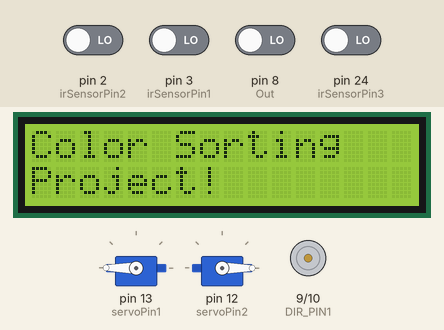
A sketch run on a simulated Arduino Mega 2560, built with avr-gcc and run on an emulated ATmega2560. Shown: 2 × servo, 16×2 character LCD, motor-driver pin pairs drawn as motors (green arrow = first pin HIGH = forward, orange = second pin HIGH = backward, longer = more drive, scaled by the enable pin). The test bench sets the inputs (shaded band); at power-on: pin 2 (irSensorPin2), pin 3 (irSensorPin1), pin 8 (Out), pin 24 (irSensorPin3) LOW. What the sketch prints to the serial monitor is not drawn.

Above: at 0.1 s.
5.3 s: pin 24 (irSensorPin3) driven HIGH
9.3 s: pin 2 (irSensorPin2) driven HIGH and pin 24 (irSensorPin3) driven LOW
At 18.1 s:
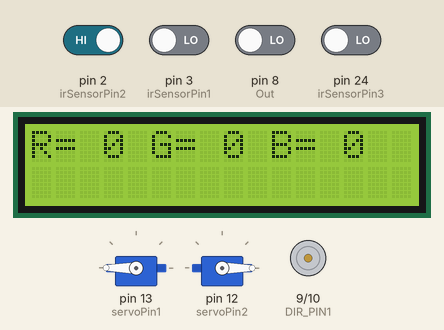
At 19.2 s:
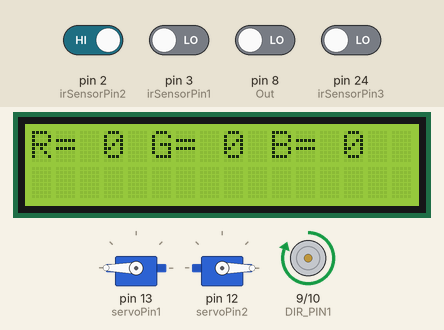
Timing chart, 0 to 30.9 s (numbered marks = the images above; inputs shaded):
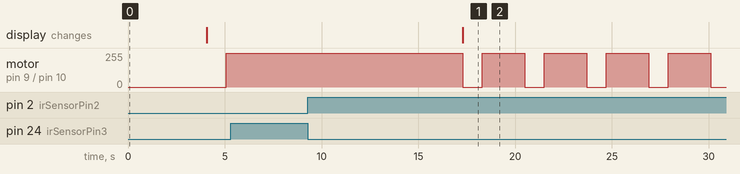

The sketch:

ccproject.ino
```cpp
#include <Servo.h>
#include <LiquidCrystal.h>

const int PWM_PIN = 11; // PWM pin
const int DIR_PIN1 = 9;  // Direction pin
const int DIR_PIN2 = 10;  // Direction pin

//Servo motors
Servo myServo1;
Servo myServo2;
//ServoPin
const int servoPin1 = 13;
const int servoPin2 = 12;

//IR Sensor
const int irSensorPin1 = 3; // Pin connected to the IR sensor
const int irSensorPin2 = 2;
const int irSensorPin3 = 24;  //digital


//Color sensor
const int S0 = 4;
const int S1 = 5;
const int S2 = 6;
const int S3 = 7;
const int Out = 8;
// Speed value (0-255 for PWM)
int motorSpeed = 255;

//LCD display pins
LiquidCrystal lcd(49, 47, 45, 43, 41, 39);
int r = 0;
int g = 0;
int b = 0;

void setup() {
  //Motor
    pinMode(PWM_PIN, OUTPUT);
    pinMode(DIR_PIN1, OUTPUT);
    pinMode(DIR_PIN2, OUTPUT);

  //Color sensor
  pinMode(S0,OUTPUT);
  pinMode(S1,OUTPUT);
  pinMode(S2, OUTPUT);
  pinMode(S3, OUTPUT);
  pinMode(Out, INPUT);
  digitalWrite(S0, HIGH);
  digitalWrite(S1, LOW);

  //servo motor
  myServo1.attach(servoPin1);  // Attach the servo to the designated pin
  myServo2.attach(servoPin2);
  myServo1.write(270); // Start with the servo at 0 degrees
  myServo2.write(0);


  //LCD 16x2 display
  lcd.begin(16, 2);
  lcd.print("Color Sorting");
  lcd.setCursor(0,1);
  lcd.print("Project!");
  delay(4000);
  lcd.clear();

  Serial.begin(9600); // Initialize serial communication for debugging


}


void loop() {

 int red = 0;
 int green = 0;
 int blue = 0;

 // Thresholds for color detection
const int redThreshold = 200;  // Adjust based on calibration
const int greenThreshold = 200;
const int blueThreshold = 200;
 //IR Sensor States

  int irSensorState1 = digitalRead(irSensorPin1); // Read the state of the IR sensor
  int irSensorState2 = digitalRead(irSensorPin2);
  int irSensorState3 = digitalRead(irSensorPin3); //digital


 if(irSensorState3 == HIGH){

   stopMotor();//Motor stop

   while (digitalRead(irSensorPin3) == HIGH);
 delay(2000);

  int rawRed = readColor(LOW, LOW);    // Raw Red
  int rawGreen = readColor(HIGH, HIGH); // Raw Green
  int rawBlue = readColor(LOW, HIGH);  // Raw Blue

   //Color sensor read
 //Setting Red filtered photodiodes to be read
 digitalWrite(S2,LOW);
 digitalWrite(S3,LOW);
 red = pulseIn(Out,LOW); //reading output frequency
 red = map(red,110,150,255,0); //Remap


 //Setting green filtered photodiodes to be read
 digitalWrite(S2,HIGH);
 digitalWrite(S3,HIGH);
 green = pulseIn(Out,LOW); //reading output frequency
 green = map(green,110,150,255,0); //Remap


 //Setting blue filtered photodiodes to be read
 digitalWrite(S2,LOW);
 digitalWrite(S3,HIGH);
 blue = pulseIn(Out,LOW); //reading output frequency
 blue = map(blue,110,150,255,0); //Remap*/

 //color display
 Serial.print("R= ");
 Serial.print(red);
 Serial.print("  ");
 Serial.print("G= ");
 Serial.print(green);
 Serial.print("  ");
 Serial.print("B= ");
 Serial.println(blue);


 /*//LCD Display
 lcd.setCursor(0, 0);
 lcd.print("R= ");
 lcd.print(red);
 lcd.print("  ");
 lcd.print("G= ");
 lcd.print(green);
 lcd.print("  ");
 lcd.print("B= ");
 lcd.println(blue);*/

  if(blue > red && blue > green){
    b++;
  lcd.setCursor(0, 1);
    lcd.print("Blue Color");

 } else if(red > blue && red > green){
  r++;

    lcd.setCursor(0, 1);
    lcd.print("Red Color");
 } else if (green > red && green > blue){
  g++;

    lcd.setCursor(0, 1);
    lcd.print("Green Color");
 }
    ColorCount(r,g,b);

 }
   forward();//stop
  delay(1000);
  stopMotor();//go
  delay(2000);


    //blue s1
  if( blue > red && blue > green){
   while (digitalRead(irSensorPin1) == HIGH);

  forward();//Motor stop
  delay(2000);
  //myServo1.write(0); // Turn the servo to 180 degrees
  for (int angle = 270; angle >= 0; angle--) {
    myServo1.write(angle);  // Set the servo to the current angle
    delay(20);             // Wait 20 milliseconds (adjust to control speed)
  }
   delay(1000);
   myServo1.write(270); // Turn the servo back to 0 degrees
    delay(500);
  }
  //continue
  stopMotor();//go
  delay(100);


  //red s2
    if(red > blue && red > green){
  while (digitalRead(irSensorPin2) == HIGH);
    forward();//Motor stop
    delay(2000);
    //myServo2.write(180); // Turn the servo to 180 degrees
    for (int angle = 0; angle <= 180; angle++) {
    myServo2.write(angle);  // Set the servo to the current angle
    delay(20);             // Wait 20 milliseconds (adjust to control speed)
  }
   delay(1000);
   myServo2.write(0); // Turn the servo back to 0 degrees
    delay(1000);
  }


  //forward();//stop
  //delay(1000);
  stopMotor();//go
  delay(100);


}

// Function to read color
int readColor(bool s2State, bool s3State) {
  // Set S2 and S3 for the desired color
  digitalWrite(S2, s2State);
  digitalWrite(S3, s3State);

  // Measure frequency output from TCS3200
  int frequency = pulseIn(Out, LOW);

  // Return the frequency value
  return frequency;
}

//Motor functions(requires an H-bridge L298D Motor driver)
void stopMotor() {
 digitalWrite(DIR_PIN1, HIGH); // Set direction to forward
 digitalWrite(DIR_PIN2, LOW);
 analogWrite(PWM_PIN, motorSpeed); // Set speed
}

/*void reverse() {
 digitalWrite(DIR_PIN1, LOW); // Set direction to reverse
 digitalWrite(DIR_PIN2, HIGH);
 analogWrite(PWM_PIN, motorSpeed); // Set speed
}*/

void forward() {
 digitalWrite(DIR_PIN1, LOW);
 digitalWrite(DIR_PIN2, LOW);
 analogWrite(PWM_PIN, 0); // Ensure speed is zero
}

// Function to display message on LCD
void ColorCount(int rcount, int gcount, int bcount) {

  lcd.setCursor(0, 0);
  lcd.print("R= ");
  lcd.print(rcount);
  lcd.print(" ");
  lcd.print("G= ");
  lcd.print(gcount);
  lcd.print(" ");
  lcd.print("B= ");
  lcd.print(bcount);
  lcd.print(" ");

}
```

Measured:
- after the input at 5.3 s, motor on pin 9 (DIR_PIN1) / pin 10 (DIR_PIN2): stays forward 255/255 (without the input it goes to stopped after 2.0 s)
- after the input at 9.3 s, motor on pin 9 (DIR_PIN1) / pin 10 (DIR_PIN2): alternates forward 255/255 for 2.2 s and stopped for 1.0 s, starting after 8.0 s; the display: changes after 8.0 s (image 1)
